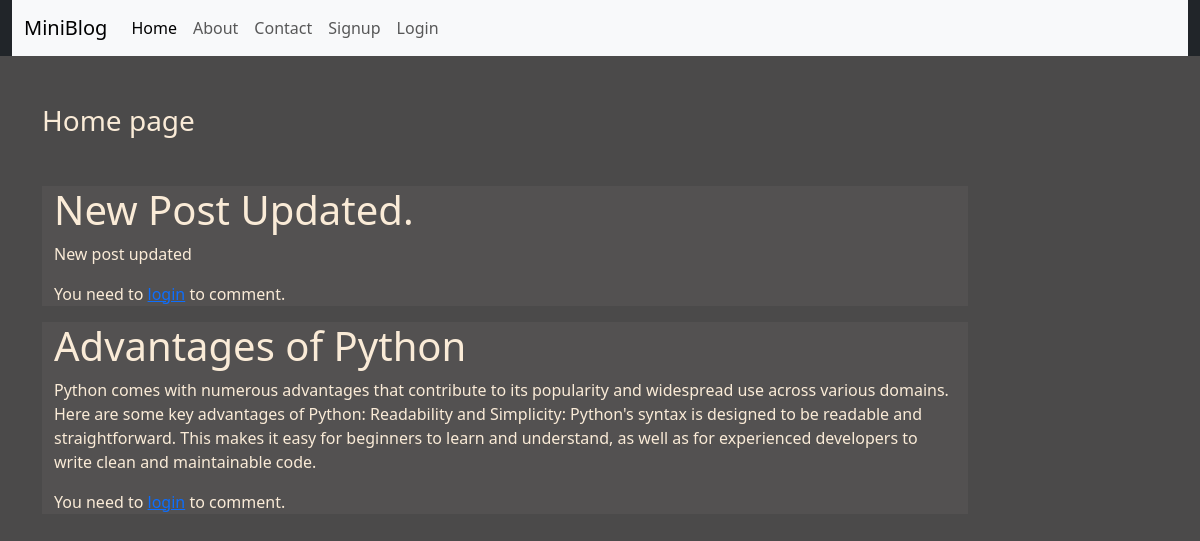
The page / on the database its author committed.
### blog/models.py (models this page shows)
class Post(models.Model):
    STATUS_CHOICES = (
        ("ongoing", "Ongoing"),
        ("ended", "Ended"),
    )
    title = models.CharField(max_length=200)
    description = models.TextField()
    timestamp = models.DateTimeField(default=timezone.now)
    status = models.CharField(max_length=10, choices=STATUS_CHOICES, default="ongoing")

### blog/views.py (the view)
# urls.py: path('', views.home),
def home(request):
    posts = Post.objects.all().order_by("-timestamp")
    return render(request, "blog/home.html", {"posts": posts})

### blog/templates/blog/home.html (shortened to what this page needs)
{% extends 'blog/base.html' %}
{% load static %}
{% block content %}
    <div class="col-sm-10">
        <h3 class="my-5">Home page</h3>
        <div id="post-list">
            {% for post in posts %}
                <div class="jumbotron jumbotron-fluid jumbo-color" id="post-{{ post.id }}">
                    <div class="container">
                        <h3 class="display-6 font-weight-bold">{{ post.title }}</h3>
                        <p>{{ post.description }}</p>
                        {% if user.is_authenticated %}
                        <a href="#" class="toggle-comment-form" data-post-id="{{ post.id }}">View/Add Comment</a>
                        <div id="comment-form-container-{{ post.id }}" style="display: none;">
                            <form id="comment-form-{{ post.id }}" class="comment-form" data-post-id="{{ post.id }}" data-user-id="{{ user.id }}">
                                {% csrf_token %}
                                <textarea name="content" rows="2" placeholder="Add a comment..."></textarea><br>
                                <button type="submit">Add Comment</button>
                            </form>
                            <div id="comment-section-{{ post.id }}">
                                {% for comment in post.comments.all|slice:":3" %}
                                    <div class="comment">
                                        <strong>{{ comment.user }}</strong>: {{ comment.content }}<br>
                                        <small>{{ comment.timestamp }}</small>
                                    </div>
                                {% empty %}
                                    <p>No comments yet.</p>
                                {% endfor %}
                                {% if post.comments.count > 3 %}
                                <a href="#" class="show-all-comments" data-post-id="{{ post.id }}">Show All Comments</a>
                                {% endif %}
                            </div>
                        </div>
                        {% else %}
                        <p>You need to <a href="{% url 'login' %}">login</a> to comment.</p>
                        {% endif %}
                    </div>
                </div>
            {% endfor %}
        </div>
    </div>
{% endblock content %}

### blog/static/blog/css/style.css (style rules this page uses)
body { background-color: rgb(75, 74, 74); color:antiquewhite; }
.jumbo-color { background-color: rgb(83, 81, 81); }

### rows shown on the page
Post: title "New Post Updated.", description "New post updated"
Post: title "Advantages of Python", description "Python comes with numerous advantages that contribute to its popularity and widespread use across various domains. Here are some key advantages of Python: Readability and Simplicity: Python's syntax is designed to be readable and straightforward. This makes it easy for beginners to learn and understand, as well as for experienced developers to write clean and maintainable code."
